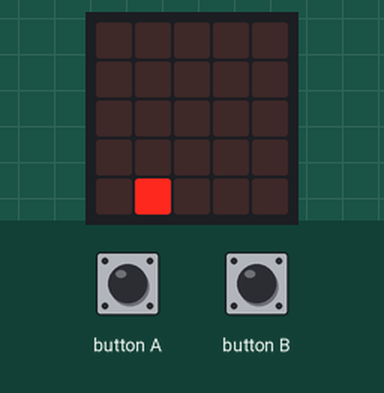
Recording of a program running on a simulated BBC micro:bit (MakeCode). Shown: the board's 5×5 LED display. Inputs (shaded band) come from the test bench. Random numbers come from a fixed seed; the run ends where the board's game-over animation would start. At 16.0 s the program stops and its outputs stay as they are.

Above: at 0.1 s.
At 0.52 s:
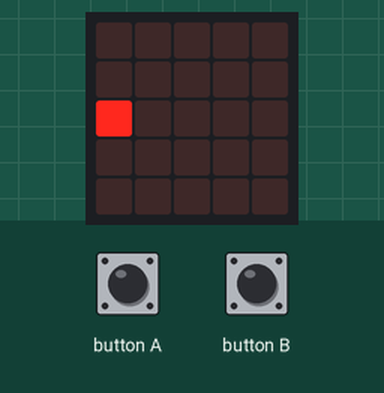
At 15.7 s:
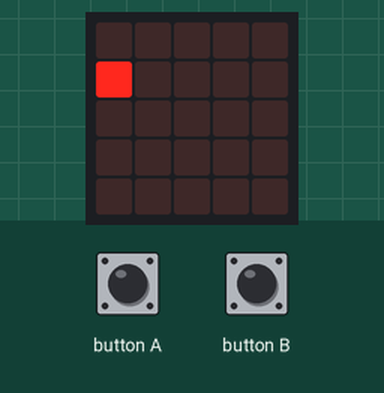

The program:

main.ts
```typescript
let sprite: game.LedSprite = null
input.onButtonPressed(Button.A, function () {
    if (sprite.get(LedSpriteProperty.X) == 2 || sprite.get(LedSpriteProperty.Y) == 2) {
        game.addScore(1)
    }
})
input.onButtonPressed(Button.B, function () {
    game.gameOver()
})
basic.forever(function () {
    sprite = game.createSprite(randint(0, 4), randint(0, 4))
    basic.pause(200)
    sprite.delete()
    basic.pause(200)
})
```

test.ts
```typescript
// 테스트는 여기로 이동합니다; 이 패키지가 확장으로 사용될 때 컴파일되지 않을 것 입니다.
```
